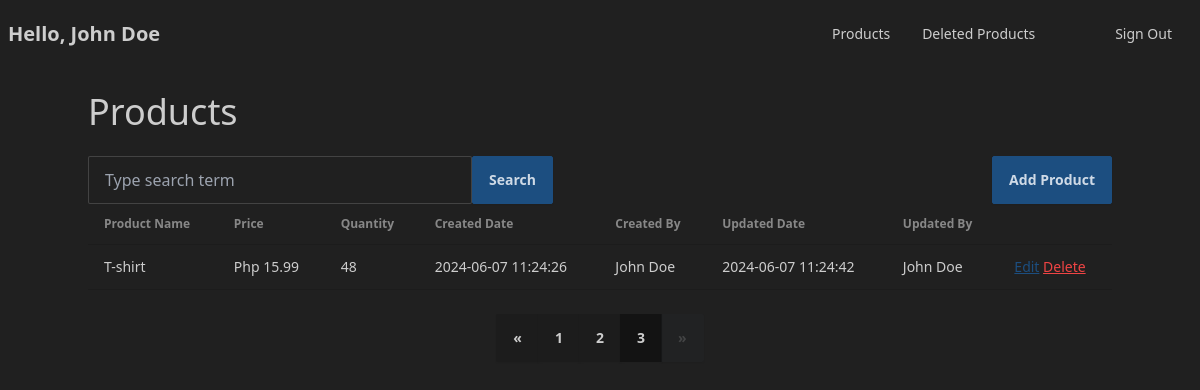
Page /inventory-management/?page=3 (signed in) on the committed database.
### tables this page shows
CREATE TABLE `tbl_product` (
  `id` int(11) NOT NULL,
  `name` varchar(50) NOT NULL,
  `qty` int(11) DEFAULT 1,
  `price` decimal(10,2) NOT NULL,
  `created_date` datetime DEFAULT current_timestamp(),
  `created_by` int(11) DEFAULT NULL,
  `updated_date` datetime DEFAULT NULL,
  `updated_by` int(11) DEFAULT NULL,
  `deleted_date` datetime DEFAULT NULL,
  `deleted_by` int(11) DEFAULT NULL
);

### dal/admin.php (called while the page is built, shortened)
<?php
function getAdminById($id) {
    $conn = dbconnection();
    $sql = "SELECT * FROM tbl_admin WHERE id = '".$id."'";
    $result = mysqli_query($conn, $sql);
    if ($result->num_rows > 0)
        return $result->fetch_assoc();
    else
        return null;
}

### dal/product.php (called while the page is built, shortened)
<?php
function getAllProducts() {
    $conn = dbconnection();
    $sql = "SELECT *, tbl_product.id AS product_id, "
    ." CONCAT(u.firstname, ' ', u.lastname) as updated_by,"
    ." tbl_product.created_date as created_date,"
    ." tbl_product.updated_date as updated_date,"
    ." CONCAT(c.firstname, ' ', c.lastname) as created_by FROM tbl_product"
    ." LEFT JOIN tbl_admin as c ON c.id = tbl_product.created_by"
    ." LEFT JOIN tbl_admin as u ON u.id = tbl_product.updated_by"
    ." WHERE tbl_product.deleted_date IS NULL"
    ." ORDER BY tbl_product.created_date DESC"
    ;
    $result = mysqli_query($conn, $sql);
    $products = [];
    while ($row = $result->fetch_assoc()) {
        $products[] = $row;
    }
    return $products;
}

### utils/pagination-util.php (called while the page is built, shortened)
<?php
function countPages($dataLength, $limit = 10) {
    return $dataLength % $limit == 0 ? $dataLength / $limit : (int)($dataLength / $limit) + 1;
}
function paginate($data, $pageNumber = 1, $limit = 10) {
    $startIndex = ($pageNumber - 1) * $limit;
    return array_slice($data, $startIndex, $limit);
}

### utils/url-util.php (called while the page is built)
<?php
function updateQueryParams($uri, $params) {
    $urlComponents = parse_url($uri);
    parse_str($urlComponents['query'] ?? '', $queryParams);
    foreach ($params as $key => $value) {
        $queryParams[$key] = $value;
    }
    $newQueryString = http_build_query($queryParams);
    $newUrl = $urlComponents['path'] . '?' . $newQueryString;
    return $newUrl;
}

### views/dashboard.php (the view, shortened to what this page needs)
<?php
require_once "dal/product.php";
require_once "utils/pagination-util.php";
require_once "utils/url-util.php";
$cols = ["Product Name", "Price", "Quantity", "Created Date", "Created By", "Updated Date", "Updated By"];
if (isset($_GET["q"]))
    $result = searchProduct($_GET["q"]);
else
    $result = getAllProducts();
$pageNumber = 1;
if (isset($_GET["page"]) && filter_var($_GET["page"], FILTER_VALIDATE_INT))
    $pageNumber = $_GET["page"];
$products = paginate($result, $pageNumber);
require_once "fragments/navbar.php";
?>
<br>
<div class="container mx-auto">
    <h1 class="text-4xl">Products</h1>
<br>
    <div class="w-full flex">
        <form action="" class="flex items-center flex-1">
            <input type="text" name="q"
            class="input input-bordered w-full max-w-sm"
            placeholder="Type search term"
            value="<?= $_GET["q"] ?? "" ?>">
            <button type="submit" class="btn btn-primary">Search</button>
        </form>
        <div>
            <a href="<?= PROJECT_FOLDER ?>/add-product" class="btn btn-primary">Add Product</a>
        </div>
    </div>
    <?php if (count($products) < 1){ ?>
        <div class="text-center h-96 flex items-center justify-center">
            <p class="text-xl">
                <?php if (isset($_GET["q"]) && !empty($_GET["q"])) {?>
                    No result for '<?= $_GET["q"] ?>'
                <?php } else { ?>
                    There's nothing to show at the moment
                <?php } ?>
            </p>
        </div>
    <?php } else { ?>
    <table class="table table-zebra">
        <thead>
        <tr>
            <?php foreach ($cols as $col) {?>
            <th><?= $col ?></th>
            <?php }?>
            <th></th>
        </tr>
        </thead>
        <tbody>
            <?php for ($i = 0; $i < count($products); $i++) {
                $product = $products[$i];
            ?>
            <tr>
                <td><?= $product["name"] ?></td>
                <td>Php <?= $product["price"] ?></td>
                <td><?= $product["qty"] ?></td>
                <td><?= $product["created_date"] ?></td>
                <td><?= $product["created_by"] ?></td>
                <td><?= $product["updated_date"] ?? "N/A" ?></td>
                <td><?= $product["updated_by"] ?? "N/A" ?></td>
                <td>
                    <a href="<?= PROJECT_FOLDER ?>/update-product?id=<?= $product["product_id"] ?>" class="text-primary underline">Edit</a>
                    <button href="" class="text-red-500 underline" onclick="<?="delete_modal_".$i?>.showModal()">Delete</button>
                </td>
            </tr>
            <?php }?>
        </tbody>
    </table>
    <br>
    <div class="w-full flex justify-center">
    <div class="join">
        <a href="<?= updateQueryParams($_SERVER["REQUEST_URI"], ["page" => $pageNumber - 1 ]) ?>"
        class="join-item btn <?= $pageNumber == 1 ? "btn-disabled" : "" ?>">«</button>
        <?php for ($i = 1; $i <= countPages(count($result)); $i++) {?>
            <?php if ($i == $pageNumber) {?>
            <a href="<?= updateQueryParams($_SERVER["REQUEST_URI"], ["page" => $i ]) ?>" class="join-item btn btn-active"><?= $i ?></a>
            <?php } else {?>
            <a href="<?= updateQueryParams($_SERVER["REQUEST_URI"], ["page" => $i ]) ?>" class="join-item btn"><?= $i ?></a>
            <?php }?>
        <?php }?>
        <a href="<?= updateQueryParams($_SERVER["REQUEST_URI"], ["page" => $pageNumber + 1 ]) ?>"
        class="join-item btn <?= $pageNumber == countPages(count($result)) ? "btn-disabled" : "" ?>">»</a>
    </div>
    </div>
  </div>
  <br>
  <br>
  <?php }?>
<div class="toast toast-top toast-start">
</div>

### fragments/navbar.php (shortened to what this page needs)
<?php
  require_once "dal/admin.php";
  $adminId = $_SESSION["ADMIN_ID"];
  $matchedUser = getAdminById($adminId);
?>
<div class="navbar bg-base-100">
  <div class="flex-1">
    <p class="text-xl font-semibold">Hello, <?= $matchedUser["firstname"]." ".$matchedUser["lastname"] ?></p>
  </div>
  <div class="flex-none">
    <ul class="menu menu-horizontal px-1">
      <li><a href="<?= PROJECT_FOLDER ?>/">Products</a></li>
      <li><a href="<?= PROJECT_FOLDER ?>/deleted-products">Deleted Products</a></li>
      <li class="ml-12">
        <button  onclick="<?="logout_modal"?>.showModal()">Sign Out</button>
</li>
    </ul>
  </div>
</div>

### rows in the picture
tbl_product: name "T-shirt", price "15.99", qty "48", created_date "2024-06-07 11:24:26", created_by "John Doe", updated_date "2024-06-07 11:24:42", updated_by "John Doe"

### other values in the picture
$matchedUser["firstname"] "John"
$matchedUser["lastname"] "Doe"
$col "Product Name"
$col "Price"
$col "Quantity"
$col "Created Date"
$col "Created By"
$col "Updated Date"
$col "Updated By"
